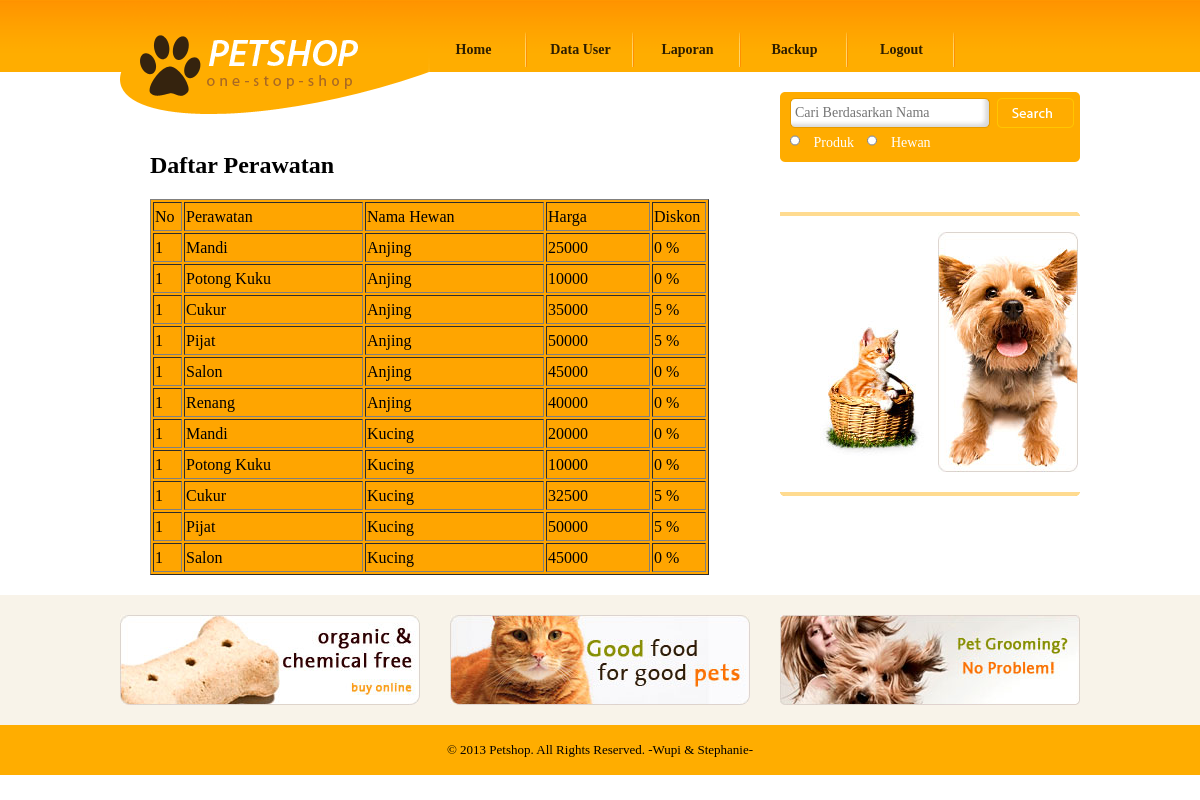
Page /PETSHOP/admin_perawatan.php on the committed database.
### tables this page shows
CREATE TABLE `detail_perawatan` (
  `id_perawatan` char(8) NOT NULL,
  `id_kategori_hewan` char(8) NOT NULL,
  `harga_perawatan` float DEFAULT NULL,
  `diskon` float DEFAULT NULL,
  KEY `id_perawatan` (`id_perawatan`),
  KEY `id_kategori_hewan` (`id_kategori_hewan`),
  CONSTRAINT `detail_perawatan_ibfk_1` FOREIGN KEY (`id_perawatan`) REFERENCES `perawatan` (`id_perawatan`),
  CONSTRAINT `detail_perawatan_ibfk_2` FOREIGN KEY (`id_kategori_hewan`) REFERENCES `kategori_hewan` (`id_kategori_hewan`)
);

CREATE TABLE `perawatan` (
  `id_perawatan` char(8) NOT NULL,
  `nama_perawatan` varchar(20) DEFAULT NULL,
  PRIMARY KEY (`id_perawatan`)
);

CREATE TABLE `kategori_hewan` (
  `id_kategori_hewan` char(8) NOT NULL,
  `nama_kategori_hewan` varchar(20) DEFAULT NULL,
  PRIMARY KEY (`id_kategori_hewan`)
);

### PETSHOP/admin_perawatan.php (the view, shortened to what this page needs)
<!DOCTYPE html PUBLIC "-//W3C//DTD XHTML 1.0 Transitional//EN" "http://www.w3.org/TR/xhtml1/DTD/xhtml1-transitional.dtd">
<html xmlns="http://www.w3.org/1999/xhtml">
<head>
	<link href="css/style.css" rel="stylesheet" type="text/css" />
</head>
<body>
			<?php include "header_admin.php"; ?>
			<div id="body">
			       <div id="content">
				        <div class="content">
							<div class="about">
				<h2>Daftar Perawatan</h2>
                <ul>
				<li>
					<form method="post" action="cek_login.php" class="login">
					<table border=1 bgcolor=orange>
						<?php include "koneksi.php";
							$tampil_perawatan=mysql_query("SELECT perawatan.nama_perawatan, kategori_hewan.nama_kategori_hewan,
									detail_perawatan.harga_perawatan,detail_perawatan.diskon FROM perawatan, kategori_hewan,
									detail_perawatan WHERE perawatan.id_perawatan=detail_perawatan.id_perawatan AND
									detail_perawatan.id_kategori_hewan=kategori_hewan.id_kategori_hewan;");
							$no=1;
							echo "<tr><td>No</td><td>Perawatan</td><td>Nama Hewan</td><td>Harga</td><td>Diskon</td></tr>";
							while($data_perawatan=mysql_fetch_array($tampil_perawatan))
							{
								$data_perawatan['diskon']=$data_perawatan['diskon']*100;
								echo "<tr>";
								echo "<td width=25>$no</td>
										<td width=175>$data_perawatan[nama_perawatan]</td>
										<td width=175>$data_perawatan[nama_kategori_hewan]</td>
										<td width=100>$data_perawatan[harga_perawatan]</td>
										<td width=50>$data_perawatan[diskon] %</td>";
								echo "</tr>";
							}
						?>
					</table>
					</form>
				</li>
				</ul>
							</div>
						</div>
					    <div id="sidebar">
								<?php include "cari.php"; ?>
                               <?php include "shoping_guide.php"; ?>
				   <?php include "iklan.php"; ?>
			<div id="footer">
			        <?php include "footer.php"; ?>
			</div>
</body>
</html>

### PETSHOP/css/style.css (style rules this page uses)
body { margin:0; padding:0; background: url("../images/bg-body.gif"); background-repeat:repeat-x; }
#body div#content { width:960px; margin:0 auto; overflow:hidden; background-image:none; height:auto; overflow:hidden; }
#body div#content .content { float:left; width:640px; margin-right:20px; background-image:none; height:auto; overflow:hidden; }
#body #content .content h2 { font-family: "Myriad Pro"; margin: 80px 0 0 30px; }
#body #content .content ul { margin:0; padding:0; list-style-type:none; }
#body #content .content ul li { width:300px; padding:0 10px; margin:0 0 20px 0; float:left; line-height:25px; height:auto; }
#body #content .content .about { width:640px; height:auto; overflow:hidden; }
#body #content .content .about h2 { margin:80px 0 0 30px; font-family: "Myriad Pro"; }
#body #content .content .about ul { margin:0; padding:0; list-style-type:none; }
#body #content .content .about ul li { clear:both; width:600px; padding:20px 10px 0 30px; }
#body #content #sidebar { float:left; width:300px; background-image:none; }
#footer { background-color:#310000; background-image:none; }

### rows in the picture
detail_perawatan: no "1", id_perawatan.nama_perawatan "Mandi", id_kategori_hewan.nama_kategori_hewan "Anjing", harga_perawatan "25000", diskon "0"
detail_perawatan: no "1", id_perawatan.nama_perawatan "Potong Kuku", id_kategori_hewan.nama_kategori_hewan "Anjing", harga_perawatan "10000", diskon "0"
detail_perawatan: no "1", id_perawatan.nama_perawatan "Cukur", id_kategori_hewan.nama_kategori_hewan "Anjing", harga_perawatan "35000", data_perawatan "5"
detail_perawatan: no "1", id_perawatan.nama_perawatan "Pijat", id_kategori_hewan.nama_kategori_hewan "Anjing", harga_perawatan "50000", data_perawatan "5"
detail_perawatan: no "1", id_perawatan.nama_perawatan "Salon", id_kategori_hewan.nama_kategori_hewan "Anjing", harga_perawatan "45000", diskon "0"
detail_perawatan: no "1", id_perawatan.nama_perawatan "Renang", id_kategori_hewan.nama_kategori_hewan "Anjing", harga_perawatan "40000", diskon "0"
detail_perawatan: no "1", id_perawatan.nama_perawatan "Mandi", id_kategori_hewan.nama_kategori_hewan "Kucing", harga_perawatan "20000", diskon "0"
detail_perawatan: no "1", id_perawatan.nama_perawatan "Potong Kuku", id_kategori_hewan.nama_kategori_hewan "Kucing", harga_perawatan "10000", diskon "0"
detail_perawatan: no "1", id_perawatan.nama_perawatan "Cukur", id_kategori_hewan.nama_kategori_hewan "Kucing", harga_perawatan "32500", data_perawatan "5"
detail_perawatan: no "1", id_perawatan.nama_perawatan "Pijat", id_kategori_hewan.nama_kategori_hewan "Kucing", harga_perawatan "50000", data_perawatan "5"
detail_perawatan: no "1", id_perawatan.nama_perawatan "Salon", id_kategori_hewan.nama_kategori_hewan "Kucing", harga_perawatan "45000", diskon "0"
